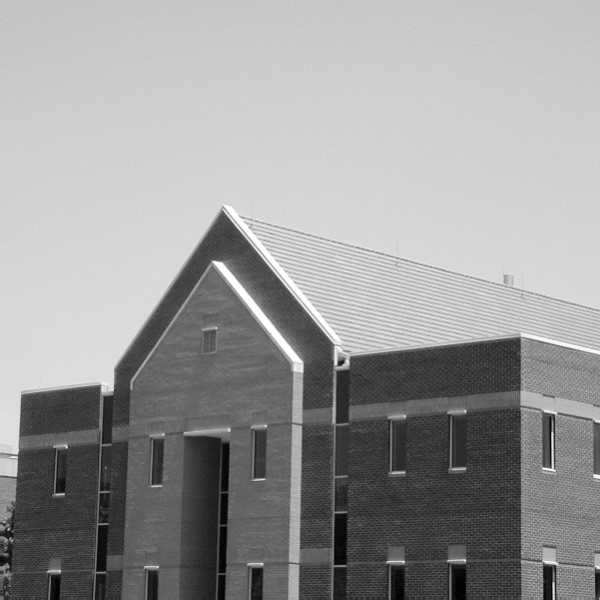
%> input picture image_processing/asset/exp-2/room.jpg, 600 x 600 px
$ octave 3.m   (GNU Octave 9; MATLAB toolbox functions it lacks are replaced by stand-ins)
%> lines starting %> are read from the running program, lines starting %| are printed output that depends on the picture
### image_processing/asset/exp-2/gscale.m
function g=gscale(f,varargin)
if length(varargin)==0
  method='full8';
else method=varargin{1};
end
if strcmp(class(f),'double')&(max(f(:))>1 | min(f(:))<0)
   f=mat2gray(f);
end

switch method
case 'full8'
        g=im2uint8(mat2gray(double(f)));
case 'full16'
        g=im2uint16(mat2gray(double(f)));
case 'minmax'
       low = varargin{2};high = varargin{3};
       if low>1 | low<0 |high>1 | high<0
             error('Parameters low and high must be in the range [0,1]')
       end
       if strcmp(class(f),'double')
            low_in=min(f(:));
            high_in=max(f(:));
       elseif  strcmp(class(f),'uint8')
            low_in=double(min(f(:)))./255;
            high_in=double(max(f(:)))./255;
       elseif   strcmp(class(f),'uint16')
            low_in=double(min(f(:)))./65535;
            high_in=double(max(f(:)))./65535;
       end

       g=imadjust(f,[low_in high_in],[low high]);
otherwise
       error('Unknown method')
end

### image_processing/asset/exp-2/paddedsize.m
function PQ = paddedsize(AB, CD, PARAM)
%PADDEDSIZE Computes padded sizes useful for FFT-based filtering.
%   PQ = PADDEDSIZE(AB), where AB is a two-element size vector,
%   computes the two-element size vector PQ = 2*AB.
%
%   PQ = PADDEDSIZE(AB, 'PWR2') computes the vector PQ such that
%   PQ(1) = PQ(2) = 2^nextpow2(2*m), where m is MAX(AB).
%
%   PQ = PADDEDSIZE(AB, CD), where AB and CD are two-element size
%   vectors, computes the two-element size vector PQ.  The elements
%   of PQ are the smallest even integers greater than or equal to
%   AB + CD - 1.
%
%   PQ = PADDEDSIZE(AB, CD, 'PWR2') computes the vector PQ such that
%   PQ(1) = PQ(2) = 2^nextpow2(2*m), where m is MAX([AB CD]).

%   Copyright 2002-2004 R. C. Gonzalez, R. E. Woods, & S. L. Eddins
%   Digital Image Processing Using MATLAB, Prentice-Hall, 2004
%   $Revision: 1.5 $  $Date: 2003/08/25 14:28:22 $

if nargin == 1
   PQ  = 2*AB;
elseif nargin == 2 & ~ischar(CD)
   PQ = AB + CD - 1;
   PQ = 2 * ceil(PQ / 2);
elseif nargin == 2
   m = max(AB); % Maximum dimension.

   % Find power-of-2 at least twice m.
   P = 2^nextpow2(2*m);
   PQ = [P, P];
elseif nargin == 3
   m = max([AB CD]); % Maximum dimension.
   P = 2^nextpow2(2*m);
   PQ = [P, P];
else
   error('Wrong number of inputs.')
end

### image_processing/asset/exp-2/dftfilt.m
function g = dftfilt(f, H)
%DFTFILT Performs frequency domain filtering.
%   G = DFTFILT(F, H) filters F in the frequency domain using the
%   filter transfer function H. The output, G, is the filtered
%   image, which has the same size as F.  DFTFILT automatically pads
%   F to be the same size as H.  Function PADDEDSIZE can be used to
%   determine an appropriate size for H.
%
%   DFTFILT assumes that F is real and that H is a real, uncentered
%   circularly-symmetric filter function.

%   Copyright 2002-2004 R. C. Gonzalez, R. E. Woods, & S. L. Eddins
%   Digital Image Processing Using MATLAB, Prentice-Hall, 2004
%   $Revision: 1.5 $  $Date: 2003/08/25 14:28:22 $

% Obtain the FFT of the padded input.
F = fft2(f, size(H, 1), size(H, 2));

% Perform filtering.
g = real(ifft2(H.*F));

% Crop to original size.
g = g(1:size(f, 1), 1:size(f, 2));

### image_processing/asset/exp-2/lpfilter.m
function [H] = lpfilter(type,M,N,D0,n)
%LPFILTER Computes freq. domain lowpass filters
%	 THIS IS NOT A STANDARD MATLAB FUNCTION
%	 H = lpfilter (type,M,N,D0,n) creates the
%	 transfer function of a lowpass filter, H, of
%	 the specified type and size MxN. Acceptable
%	 values for type, D0, and n are:
%
%	 'ideal'	 Ideal lowpass filter with
%	 cutoff frequency D0. If
%	 supplied, n is ignored.
%	 'btw'	 Butterworth lowpass filter
%	 of order n, and cutoff D0.
%	 'gauss'	  Gaussian lowpass filter with
%	 cutoff (standard deviation)D0.
%	 If supplied, n is ignored.
%	 M and N should be even numbers for DFT
%	 filtering.
%
%	 Class support: double, uint8, uint16
%	 The output is of class double

%	 Verify the number of inputs

error(nargchk(4,5,nargin));

%	 Issue warning if M or N not even

L1 = M/2;
L2 = N/2;
if((L1-round(L1)) | (L2-round(L2)))
disp('Warning: M & N must be even for DFT filtering')
end

%	 Set up meshgrid to compute filter functions
%	 running from 0 to M-1 and 0 to N-1. But,
%	 recall that U and V run from 1 to M and 1 to N,
%	 repectively. See Section 2.10.4 for an
%	 explanation of meshgrid. Recall also that
%	 meshgrid reverses the order of rows and
%	 columns, so the final result must be transposed
%	 in order to preserve the original order of
%	 of the coordinates.


[U,V] = meshgrid(0:M-1,0:N-1);

% Compute the filter center

U0=L1;
V0=L2;

%	 Compute distances D(U,V)

D=((U-U0).^2 + (V-V0).^2).^0.5;

%	 Begin filter computations

switch type
case 'ideal'
H = D<=D0;
 H = H';
case 'btw'
H = 1./(1 + (D./D0).^(2*n));
 H = H';
case 'gaussian'
H = exp(-(D.^2)./(2*(D0^2)));
 H = H';
otherwise
error('Unknown filter type')
end

%	 End of function

### image_processing/asset/exp-2/hpfilter2.m
function H=hpfilter(type,M,N,D0,n)

if nargin == 4
    n=1;
end

Hlp=lpfilter(type,M,N,D0,n);
H=1-Hlp;

### image_processing/src/exp-2/3.m
f=imread('room.jpg');
%> f is the input picture: size 600x600x3 uint8; min 0, max 255, mean 152.9
f=rgb2gray(f);
%> f: size 600x600 uint8
F=fft2(f); %对图像进行傅立叶变换
%对变换后图像进行队数变化，并对其坐标平移，使其中心化
S=fftshift(log(1+abs(F)));
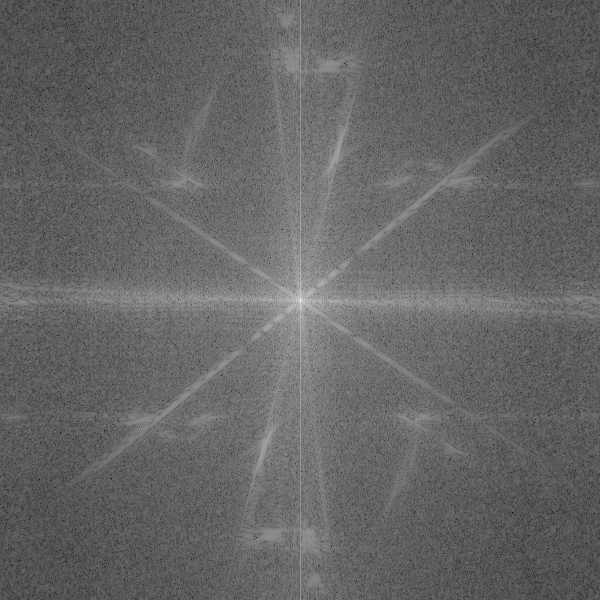
%> S: size 600x600 double; min 0.844, max 17.82, mean 7.6; drawn with min black and max white
S=gscale(S); %将频谱图像标度在 0-256 的范围内，需要加入 gscale.m 文件
subplot(3,3,1);imshow(S),title('频谱图像'); %显示频谱图像
h=fspecial('sobel'); %产生空间‘sobel’模版
freqz2(h) %查看相应频域滤波器的图像
PQ=paddedsize(size(f)); %产生滤波时所需大小的矩阵，需要加入 paddedsize.m 文件
%> PQ = [1200 1200]
H=freqz2(h,PQ(1),PQ(2)); %产生频域中的‘sobel’滤波器
H1=ifftshift(H); %重排数据序列，使得原点位于频率矩阵的左上角
subplot(3,3,2);imshow(abs(H),[]),title('显示滤波器'); %以图形形式显示滤波器
subplot(3,3,3);imshow(abs(H1),[]),title('重排数据序列');
gs=imfilter(double(f),h); %用模版 h 进行空域滤波
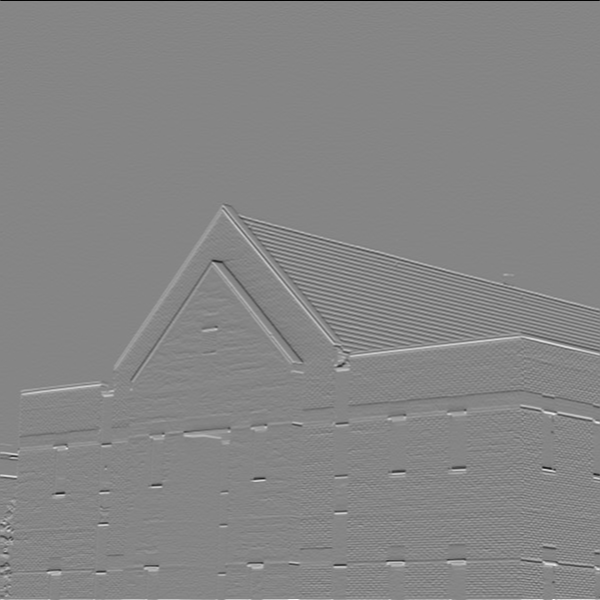
%> gs: size 600x600 double; min -809, max 736, mean 0.9; drawn with min black and max white
gf=dftfilt(f,H1); %用滤波器对图像进行频域滤波，需要加入 dftfilt.m 文件
subplot(3,3,4);imshow(gs,[]),title('空域滤波');
subplot(3,3,5);imshow(gf,[]),title('频域滤波');
subplot(3,3,6);imshow(abs(gs),[]),title('空域滤波-abs');
%> after `imshow(abs(gs),[])`:
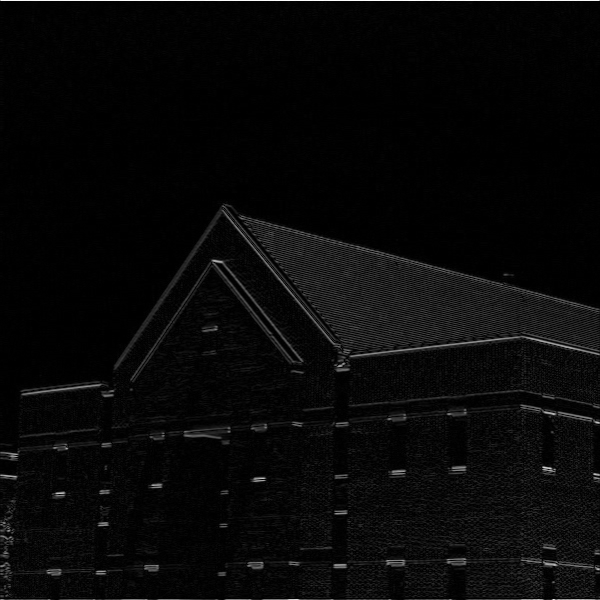
%> displayed picture: size 600x600, on the screen's scale of 0 to 255; min 0, max 255, mean 8.4
subplot(3,3,7);imshow(abs(gf),[]),title('频域滤波-abs');
f=imread('number.jpg'); %读取图片
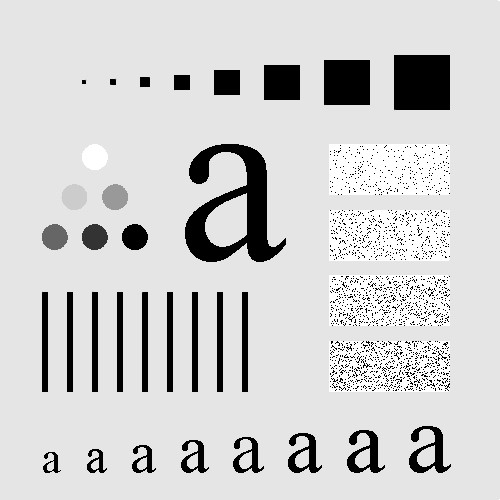
%> input picture image_processing/asset/exp-2/number.jpg, 500 x 500 px
%> f is the input picture: size 500x500x3 uint8; min 0, max 255, mean 207.3
f=rgb2gray(f);
%> f: size 500x500 uint8
PQ=paddedsize(size(f)); %产生滤波时所需大小的矩阵
%> PQ = [1000 1000]
D0=0.05*PQ(1); %设定高斯高通滤波器的阈值
%> D0 = 50
H=hpfilter2('gaussian',PQ(1),PQ(2),D0); %产生高斯高通滤波器，需要加入 hpfilter2.m 和 lpfilter.m
g=dftfilt(f,H); %对图像进行滤波
%> in dftfilt (call 2), `g = real(ifft2(H.*F));`:
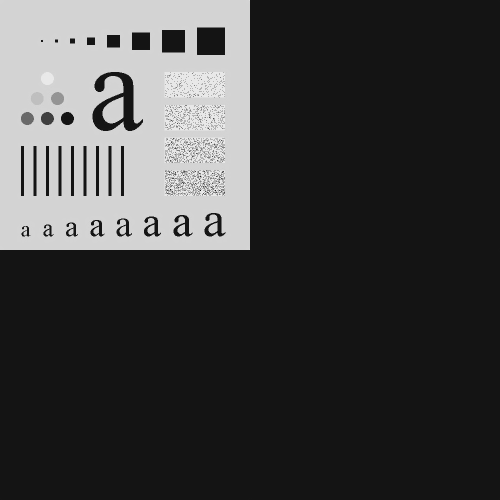
%> g: size 1000x1000 double (shown at 1/2 size); min -24.73, max 280.5, mean 51.8; drawn with min black and max white
%> in dftfilt (call 2), `g = g(1:size(f, 1), 1:size(f, 2));`:
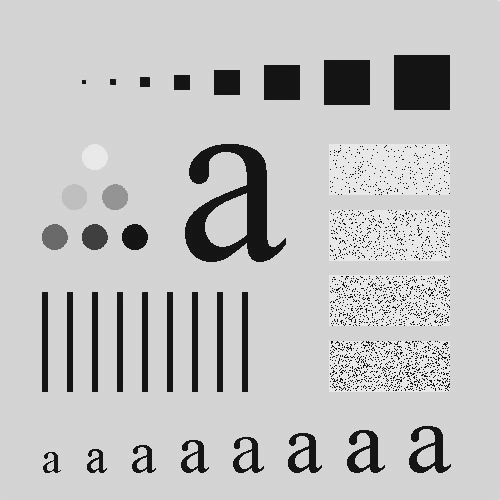
%> g: size 500x500 double; min -24.73, max 280.5, mean 207.3; drawn with min black and max white
subplot(3,3,8);imshow(f),title('原图像') %显示原图像
subplot(3,3,9);imshow(g,[]),title('滤波后图像') %显示滤波后图像
%> after `title('滤波后图像')`:
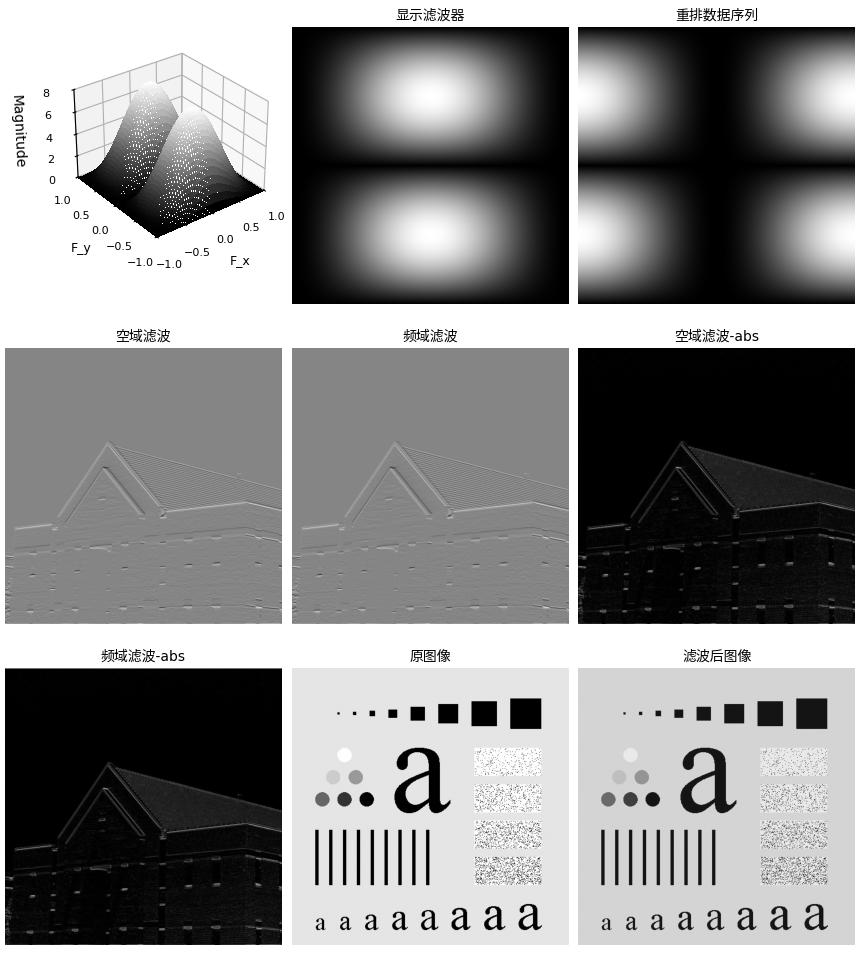
%> figure redrawn from the program's plot data, 9 panels
